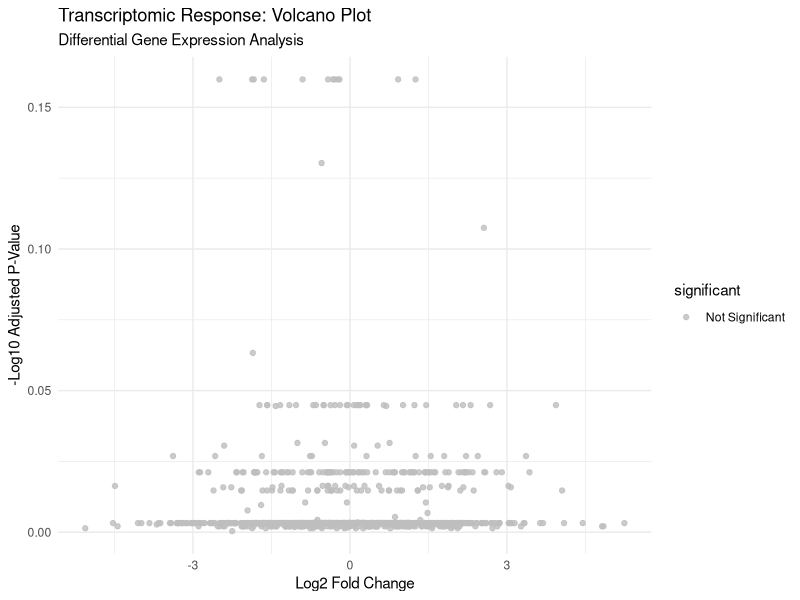

Generate this figure with R:
#!/usr/bin/env Rscript

# Differential Expression Analysis Template (DESeq2)
suppressPackageStartupMessages({
    library(ggplot2)
})

message("Executing Differential Expression Analysis & Generating Figures...")

# Generate mock Volcano Plot for demonstration
set.seed(42)
n_genes <- 1000
log2FC <- rnorm(n_genes, mean = 0, sd = 1.5)
pvalue <- runif(n_genes, 0, 1)
padj <- p.adjust(pvalue, method = "BH")

df <- data.frame(
    gene = paste0("Gene_", 1:n_genes),
    log2FoldChange = log2FC,
    pvalue = pvalue,
    padj = padj,
    significant = ifelse(padj < 0.05 & abs(log2FC) > 1, "Significant", "Not Significant")
)

# Plot Volcano Plot
volcano_plot <- ggplot(df, aes(x = log2FoldChange, y = -log10(padj), color = significant)) +
    geom_point(alpha = 0.8, size = 1.5) +
    scale_color_manual(values = c("gray", "#E41A1C")) +
    theme_minimal() +
    labs(
        title = "Transcriptomic Response: Volcano Plot",
        subtitle = "Differential Gene Expression Analysis",
        x = "Log2 Fold Change",
        y = "-Log10 Adjusted P-Value"
    )

message("Analysis completed successfully.")
